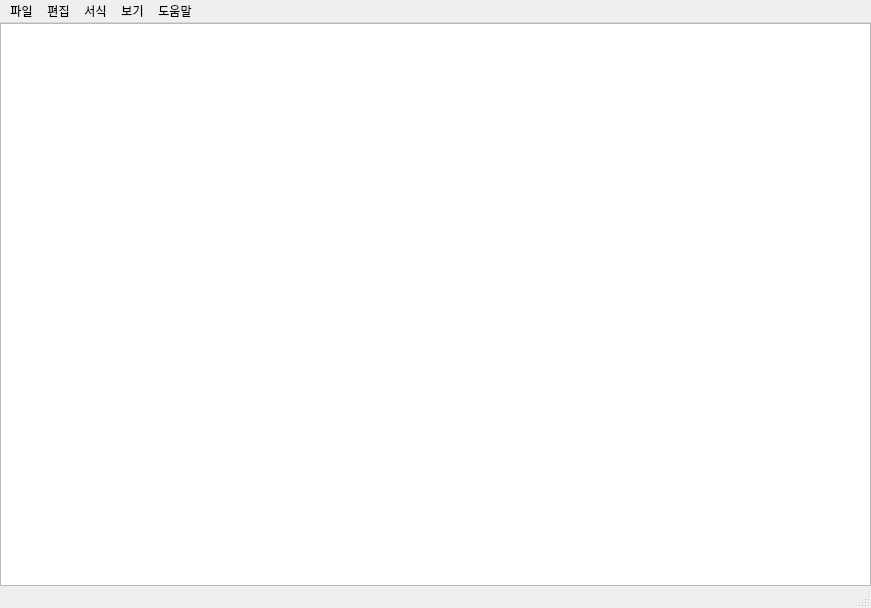
<?xml version="1.0" encoding="UTF-8"?>
<ui version="4.0">
 <class>MainWindow</class>
 <widget class="QMainWindow" name="MainWindow">
  <property name="geometry">
   <rect>
    <x>0</x>
    <y>0</y>
    <width>871</width>
    <height>608</height>
   </rect>
  </property>
  <property name="windowTitle">
   <string>Hello Notepad</string>
  </property>
  <widget class="QWidget" name="centralwidget">
   <layout class="QGridLayout" name="gridLayout">
    <property name="leftMargin">
     <number>0</number>
    </property>
    <property name="topMargin">
     <number>0</number>
    </property>
    <property name="rightMargin">
     <number>0</number>
    </property>
    <property name="bottomMargin">
     <number>0</number>
    </property>
    <item row="0" column="0">
     <layout class="QGridLayout" name="gridLayout_2">
      <item row="0" column="0">
       <widget class="QPlainTextEdit" name="plainTextEdit"/>
      </item>
     </layout>
    </item>
   </layout>
  </widget>
  <widget class="QStatusBar" name="statusbar"/>
  <widget class="QMenuBar" name="menubar">
   <property name="geometry">
    <rect>
     <x>0</x>
     <y>0</y>
     <width>871</width>
     <height>21</height>
    </rect>
   </property>
   <widget class="QMenu" name="menu_file">
    <property name="title">
     <string>파일</string>
    </property>
    <addaction name="action_open"/>
    <addaction name="action_save"/>
   </widget>
   <widget class="QMenu" name="menu_edit">
    <property name="title">
     <string>편집</string>
    </property>
   </widget>
   <widget class="QMenu" name="menu_form">
    <property name="title">
     <string>서식</string>
    </property>
   </widget>
   <widget class="QMenu" name="menu_view">
    <property name="title">
     <string>보기</string>
    </property>
   </widget>
   <widget class="QMenu" name="menu_help">
    <property name="title">
     <string>도움말</string>
    </property>
   </widget>
   <addaction name="menu_file"/>
   <addaction name="menu_edit"/>
   <addaction name="menu_form"/>
   <addaction name="menu_view"/>
   <addaction name="menu_help"/>
  </widget>
  <action name="action_open">
   <property name="checkable">
    <bool>false</bool>
   </property>
   <property name="text">
    <string>열기</string>
   </property>
   <property name="shortcut">
    <string>Ctrl+O</string>
   </property>
  </action>
  <action name="action_save">
   <property name="text">
    <string>저장</string>
   </property>
   <property name="shortcut">
    <string>Ctrl+S</string>
   </property>
  </action>
 </widget>
 <resources/>
 <connections/>
</ui>
